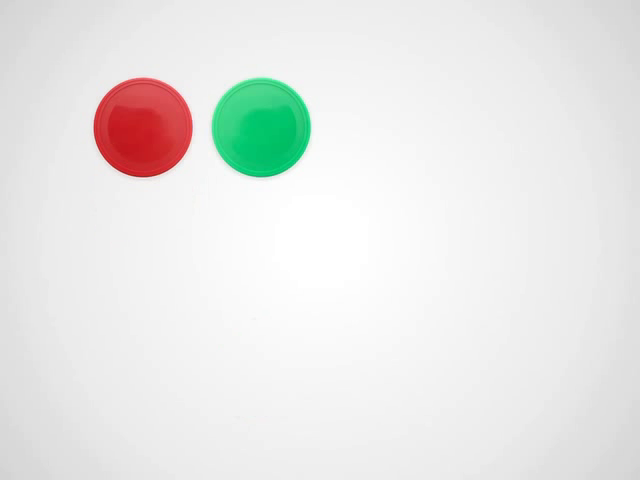
#> input picture frame 5 of aula4/contagem-de-objetos-480.mov, 640 x 480 px
$ jupyter execute Contagem_objetos_OpenCV.ipynb
#> lines starting #> are read from the running program, lines starting #| are printed output that depends on the picture; after the words box and inside, x2 and y2 are one past the last pixel; in counts of white or black regions, pixels touching at a corner belong together
# **Contagem de Objetos**

Contabilizar objetos em imagens de um vídeo também é uma
tarefa  frequentemente  atribuída  aos  sistemas  de  Visão
Computacional.

Este procedimento pode ser usado, por exemplo,
para contabilizar o total de carros em um estaciomento, ou o total de
vagas disponíveis.

O código abaixo mostra  um  algoritmo  para  desempenhar  essa
tarefa de contagem.  Um  vídeo  que  apresenta  tampas  coloridas,  entrando  e
saindo de cena, será utilizado para isso.

[cell 1]
import cv2
import numpy as np
from google.colab.patches import cv2_imshow

# Inicialização de variáveis
totalAnterior = 0  # Variável para armazenar o número de objetos na imagem anterior

# Abre o vídeo para processamento
video = cv2.VideoCapture("contagem-de-objetos-480.mov")

# Loop principal para processar os quadros do vídeo
while True:
    # Lê o próximo quadro do vídeo
    ret, frameRGB = video.read()
#> frameRGB is the input picture: shape (480, 640, 3); mean B, G, R 230.4, 232.4, 231.9

    # Verifica se o quadro foi lido com sucesso
    if not ret:
        break  # Saia do loop se não houver mais quadros para ler

    # Converte o quadro para escala de cinza
    frameCinza = cv2.cvtColor(frameRGB, cv2.COLOR_RGB2GRAY)
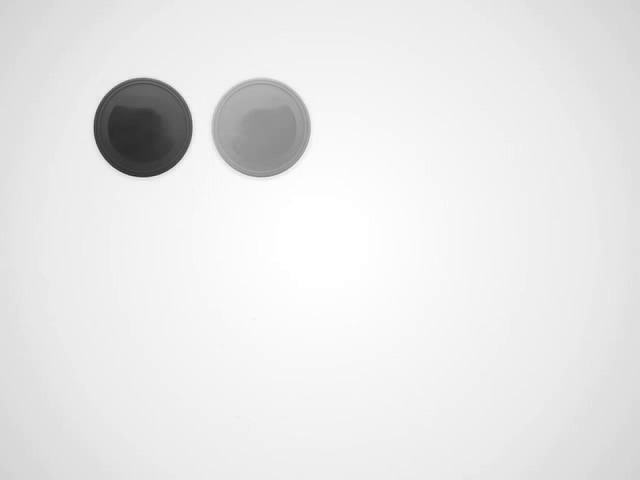
#> frameCinza: shape (480, 640); min 37, max 255, mean 231.8

    # Binariza o quadro (inverte as cores, tornando objetos mais claros sobre fundo escuro)
    tipo = cv2.THRESH_BINARY_INV
    ret, frameBinarizado = cv2.threshold(frameCinza, 200, 255, tipo)
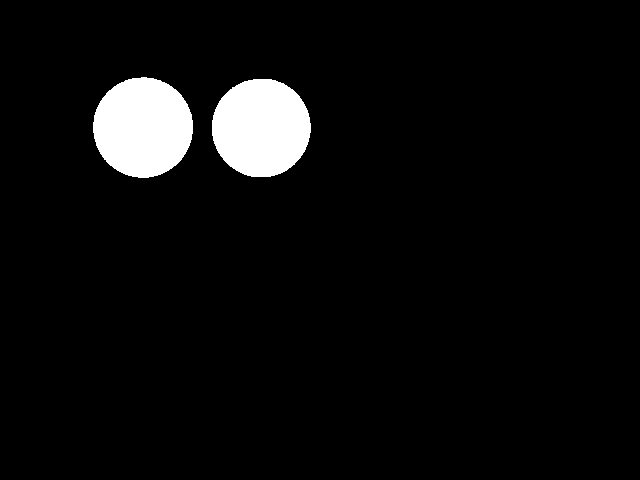
#> frameBinarizado: shape (480, 640); 5.1% white; 2 white regions

    # Encontra contornos na imagem binarizada
    contornos, hierarquia = cv2.findContours(
        frameBinarizado, cv2.RETR_TREE, cv2.CHAIN_APPROX_SIMPLE
    )
#> contornos = 2 contours; box (x1, y1, x2, y2) and area: (93, 77, 193, 178) 7738, (212, 79, 311, 177) 7534

    # Calcula o número atual de objetos (contornos) na imagem
    totalAtual = len(contornos)
#> totalAtual = 2

    # Verifica se o número de objetos mudou em relação ao quadro anterior
    if totalAtual != totalAnterior:
        totalAnterior = totalAtual
#> totalAnterior = 2

    # Exibe o número de objetos (contornos) no quadro atual
    print(totalAtual)
#| 2

    # Exibe o quadro com os objetos destacados
    cv2_imshow(frameRGB)

    # Verifica se a tecla "q" foi pressionada para sair do loop
    if cv2.waitKey(1) & 0xFF == ord("q"):
#> (key q is pressed here)
        break

# Libera o vídeo
video.release()

# Fecha todas as janelas do OpenCV
cv2.destroyAllWindows()

$ run again, starting later in the video
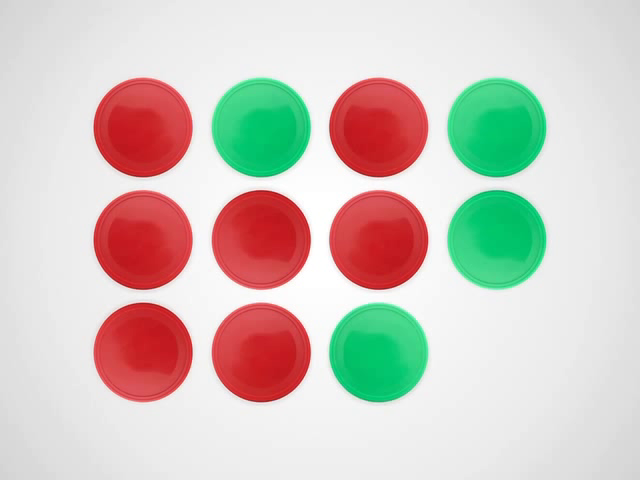
#> input picture frame 24 of aula4/contagem-de-objetos-480.mov, 640 x 480 px
#> frameRGB is the input picture: shape (480, 640, 3); mean B, G, R 191.8, 199.5, 209.2
#> `frameCinza = cv2.cvtColor(frameRGB, cv2.COLOR_RGB2GRAY)`:
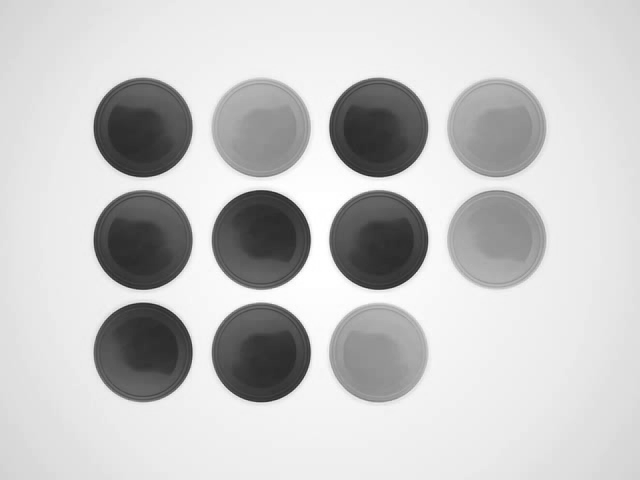
#> frameCinza: shape (480, 640); min 39, max 255, mean 198.3
#> `ret, frameBinarizado = cv2.threshold(frameCinza, 200, 255, tipo)`:
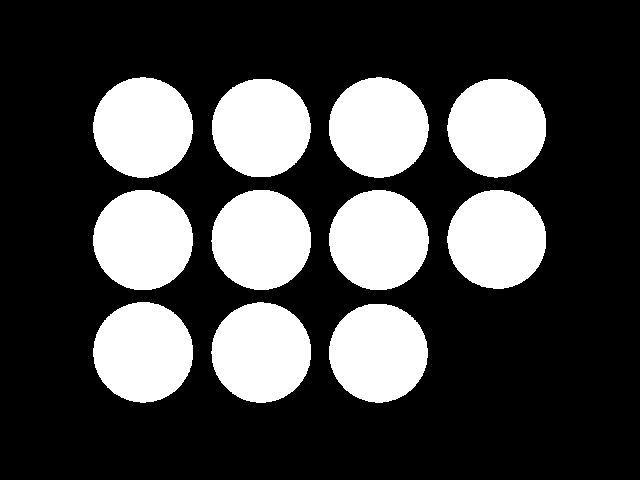
#> frameBinarizado: shape (480, 640); 27.9% white; 11 white regions
#> contornos = 11 contours; largest, box (x1, y1, x2, y2) and area: (93, 77, 193, 178) 7738, (93, 302, 193, 403) 7736, (93, 190, 193, 290) 7724, (329, 77, 429, 178) 7716, (211, 302, 311, 403) 7708
#> totalAtual = 11
#| 11
